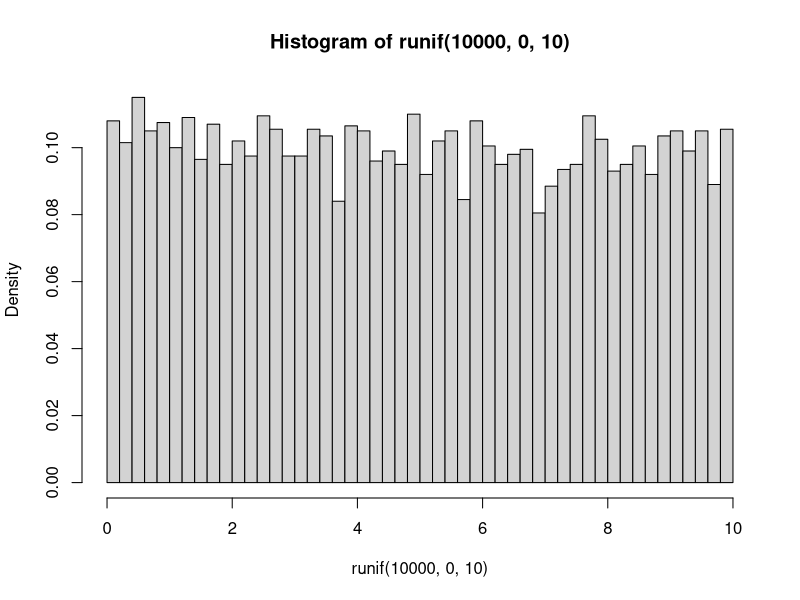
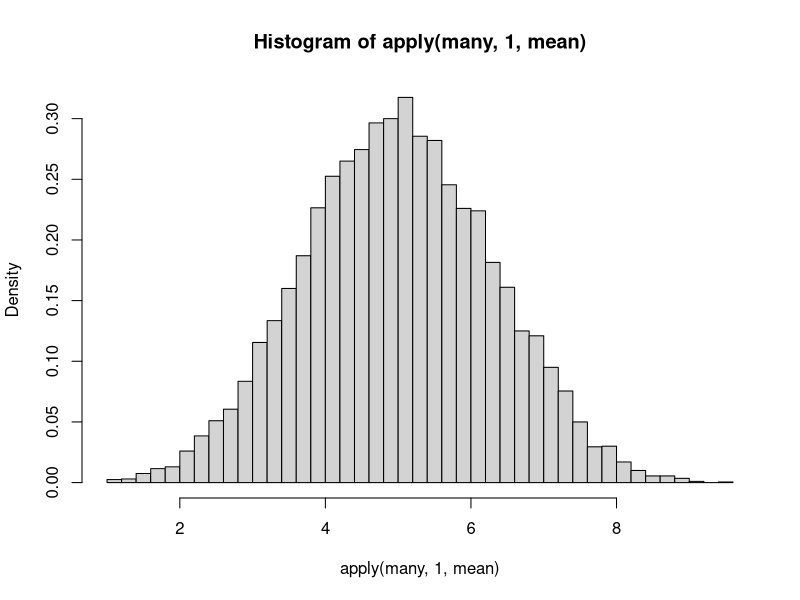

Write R code to recreate these figures, in order.
# One/Many random variables
hist(runif(10000,0,10),freq=F,nclass=40)
nvar <- 5
many <- matrix(runif(10000*nvar,0,10),ncol=nvar)
hist(apply(many,1,mean),freq=F,nclass=40)
